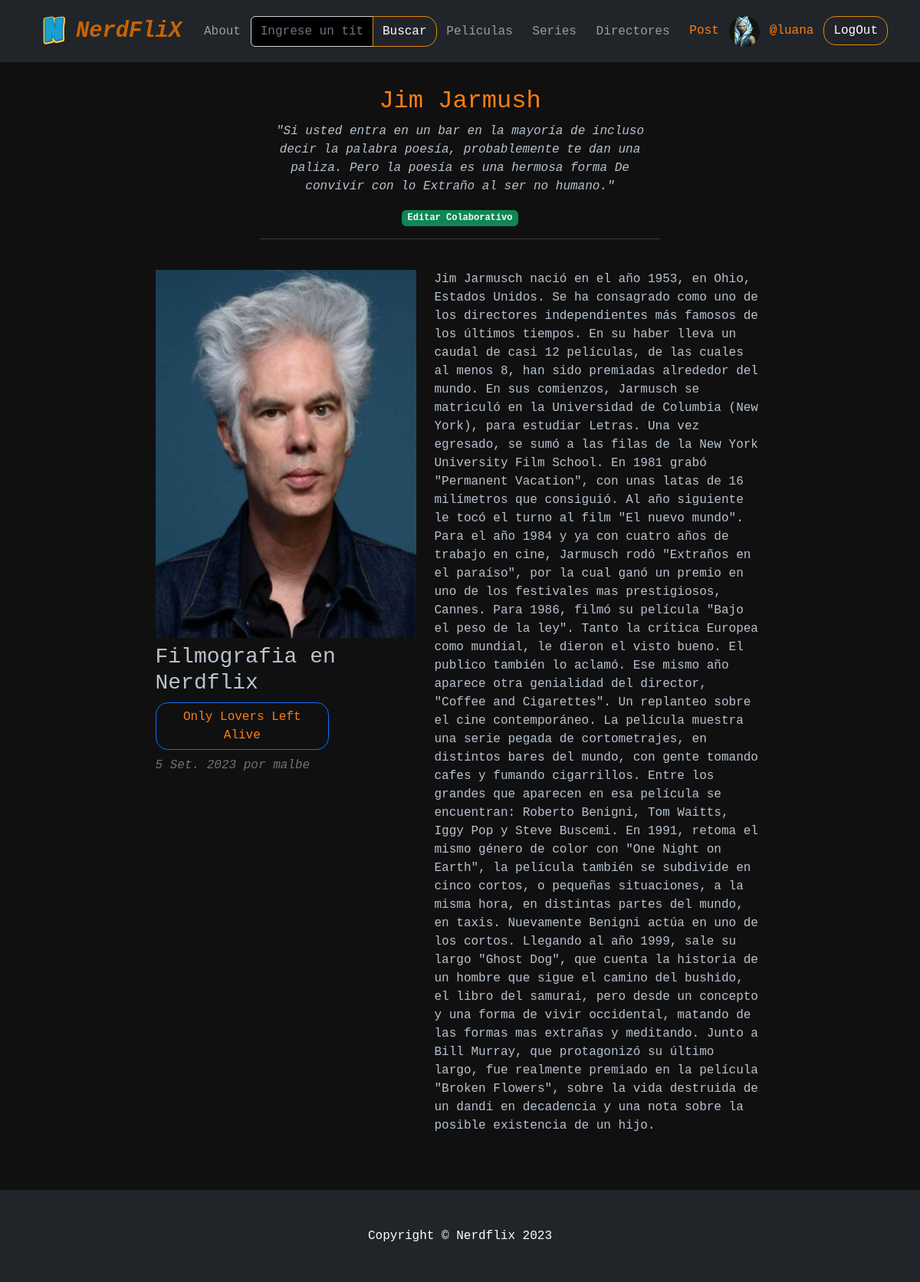
/directores-detalle/jim-jarmush (signed in), run on the app's committed database.
### AppCoder/models.py (models this page shows, shortened)
class Perfil(models.Model):
    user =models.OneToOneField(User,on_delete=models.CASCADE)
    avatar=models.ImageField(null=True,blank=True)
    imagen=models.ImageField(null=True,blank=True)
    bio=models.TextField(null=True,blank=True)
    fecha_nac = models.DateField(null=True,blank=True,verbose_name='Fecha de nacimiento')
    ciudad=models.CharField(max_length=200,null=True,blank=True)
    pais=models.CharField(max_length=200,null=True,blank=True)
    web=models.URLField(max_length=200,null=True,blank=True)
    redes=models.URLField(max_length=200,null=True,blank=True)

class Directores(models.Model):
    nombre =models.CharField(max_length=50)
    apellido=models.CharField(max_length=50)
    slug = models.SlugField(unique=True,null=True)
    biografia= models.TextField(blank=True,null=True)
    imagen= models.ImageField(null=True)
    filmografia=models.ManyToManyField('Peliculas',blank=True)
    citas=models.CharField(max_length=300,null=True)

class Peliculas(models.Model):
    titulo =models.CharField(max_length=50)
    slug = models.SlugField(unique=True,null=True)
    fecha_creacion=models.DateField(auto_now_add=True)
    genero= models.ManyToManyField(Generos)
    año=models.IntegerField(blank=True,null=True)
    director = models.ForeignKey(Directores,on_delete=models.CASCADE,null=True)
    reseña = models.TextField(null=True)
    autor_reseña= models.ForeignKey(User,on_delete=models.CASCADE,null=True)
    cover = models.ImageField(null=True)
    imagen = models.ImageField(null=True)
    video_link = EmbedVideoField(blank=True,null=True)
    destacada= models.BooleanField(default=False)

### AppCoder/views.py (the view)
# urls.py: path('directores-detalle/<slug:slug>',DirectoresDetalle.as_view(),name='directores_detalle'),
class DirectoresDetalle(LoginRequiredMixin,DetailView):
     model = Directores
     template_name= 'AppCoder/directores_detalle.html'
     def get_context_data(self, **kwargs):
        query=self.request.path.replace('/directores-detalle/','')
        context = super().get_context_data(**kwargs)
        context['peliculas']=Peliculas.objects.filter(director__slug=query)
        return context

### AppCoder/context_processors.py (called while the page is built)
def generos_contexto(request):
    generos=Generos.objects.all()
    return {
        'generos':generos
    }

### AppCoder/templates/AppCoder/directores_detalle.html (shortened to what this page needs)
{% extends "Base.html" %}
{% load static %}
{% block contenidoQueCambia %}
        <div class="page-header d-flex align-items-center">
          <div class="container position-relative">
            <div class="row d-flex justify-content-center">
              <div class="col-lg-6 text-center">
                <br>
                <h2 style="color: #fd7e14;" >{{directores.nombre}} {{directores.apellido}}</h2>
                <p><i>"{{directores.citas}}"</i></p>
                <a class="badge bg-secondary text-decoration-none link-light" href="{% url 'EditarDirectores' directores.id %}">Editar Colaborativo </a>
                <hr class="d-none d-md-block">
              </div>
            </div>
          </div>
        </div>
    <br>
        <section id="about" class="about">
          <div class="container">
            <div class="row gy-4 justify-content-center">
              <div class="col-lg-4">
                <img src="{{ directores.imagen.url }}"href="" width="400" height="480"  class="img-fluid" alt="">
                <div class="section-header">
                    <h3>Filmografia en Nerdflix</h3>
                    {% for pelicula in peliculas %}
                    <div class="col-xl-8 ">
                    <div class="gallery-item h-100">
                        <h2><button class=" btn btn-outline-primary"> <a href="{% url 'peliculas_detalle' pelicula.slug %}">{{ pelicula.titulo }}</a></h2></button>
                        <div class="text-muted fst-italic mb-2"> {{ pelicula.fecha_creacion}} por {{ pelicula.autor_reseña}}</div>
                    </div>
                    </div>
                    {% endfor %}
                  </div>
              </div>
              <div class="col-lg-5 content">
                <p class="m-0">
                    {{ directores.biografia }}
                </p>
              </div>
            </div>
          </div>
        </section>
    <br>
    <br>
    <br>
{% endblock %}

### AppCoder/templates/navbar.html (shortened to what this page needs)
{% load static %}
 <nav class="navbar navbar-expand-lg navbar-dark bg-dark">
    <div class="container">
        <img id="logo" src="{% static 'AppCoder/IMG/pngwing.com.png' %}" >
        <a class="navbar-brand" href="{% url 'inicio' %}"><i><b>NerdFliX</b></i> </a>
        <div class="collapse navbar-collapse" id="navbarSupportedContent">
            <ul class="navbar-nav ms-auto mb-2 mb-lg-0">
                <li class="nav-item"><a class="nav-link" href="{% url 'about' %}">About</a></li>
                 <form class="input-group" action="{% url 'busqueda' %}" method="get">
                        <input name = "titulo" class="form-control" type="text" placeholder="Ingrese un título..." aria-label="Enter search term..." aria-describedby="button-search" />
                        <button class="btn btn-primary" id="button-search" type="submit">Buscar</button>
                    </form>
                <li class="nav-item"><a class="nav-link" href="{% url 'peliculas' %}">Películas</a></li>
                <li class="nav-item"><a class="nav-link" href="{% url 'series' %}">Series</a></li>
                <li class="nav-item"><a class="nav-link" href="{% url 'directores' %}">Directores</a></li>
                <li class="nav-item dropdown">
                    <button class="btn btn-dark dropdown" data-bs-toggle="dropdown" aria-expanded="false">
                    Post
                    </button>
                </li>
                {% if request.user.is_authenticated %}
                {% if request.user.perfil.avatar %}
                    <img class="rounded-circle"  height="40px" width="40px"  src={{request.user.perfil.avatar.url}}   alt="..." />
                    {%endif%}
                        <li class="nav-item dropdown">
                    <button class="btn btn-dark dropdown" data-bs-toggle="dropdown" aria-expanded="false">
                     @{{request.user}}
                    </button>
                    </li>
                    <li class="nav-item"><a class="btn btn-primary" href="{% url 'logout' %}">LogOut</a></li>
                {% else %}
                    <li class="nav-item"><a class="btn btn-primary" href="{% url 'login' %}">LogIN</a></li>
                {% endif%}
            </ul>
        </div>
    </div>
</nav>

### data on the page
Directores: nombre "Jim", apellido "Jarmush", citas "Si usted entra en un bar en la mayoría de incluso decir la palabra poesía, probablemente te dan una paliza. Pero la poesía es una hermosa forma De convivir con lo Extraño al ser no humano.", imagen (picture), biografia "Jim Jarmusch nació en el año 1953, en Ohio, Estados Unidos. Se ha consagrado como uno de los directores independientes más famosos de los últimos tiempos. En su haber lleva un caudal de casi 12 películas, de las cuales al menos 8, han sido premiadas alrededor del mundo. En sus comienzos, Jarmusch se matriculó en la Universidad de Columbia (New York), para estudiar Letras. Una vez egresado, se sumó a las filas de la New York University Film School. En 1981 grabó \"Permanent Vacation\", con unas latas de 16 milímetros que consiguió. Al año siguiente le tocó el turno al film \"El nuevo mundo\". Para el año 1984 y ya con cuatro años de trabajo en cine, Jarmusch rodó \"Extraños en el paraíso\", por la…"
Peliculas: titulo "Only Lovers Left Alive", fecha_creacion "5 Set. 2023", autor_reseña "malbe"

### other printed values
{{ request.user }} "luana"
